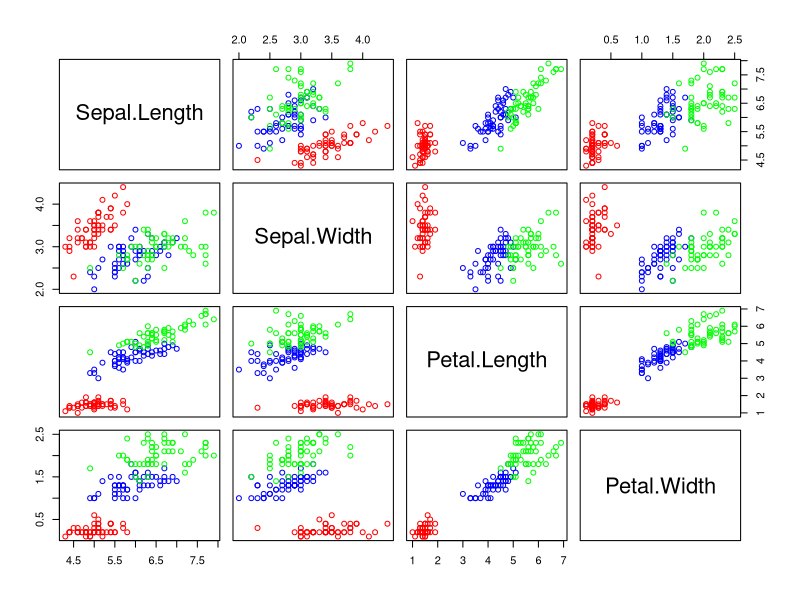

This figure's R source:
## ---- chunk 1
knitr::opts_chunk$set(echo = TRUE)
##library(tidyverse) # Wickham的数据整理的整套工具
##library(lubridate) # 日期和日期时间数据处理
pdf.options(height=10/2.54, width=10/2.54, family="GB1") # 注意：此设置要放在最后
## ---- chunk 2
set.seed(1)
d1 <- iris[sort(sample(150, size=10)), ]
knitr::kable(d1)
## ---- chunk 3
sps <- sort(unique(iris$Species))
for(sp in sps){
  d2 <- iris[iris$Species == sp,]
  cat("Species: ", sp, "\n")
  print(cor(d2[,1:4]), digits=2)
}
## ---- chunk 4
cols <- c("red", "blue", "green")
names(cols) <- sps
plot(iris[,1:4], col=cols[as.character(iris$Species)])
